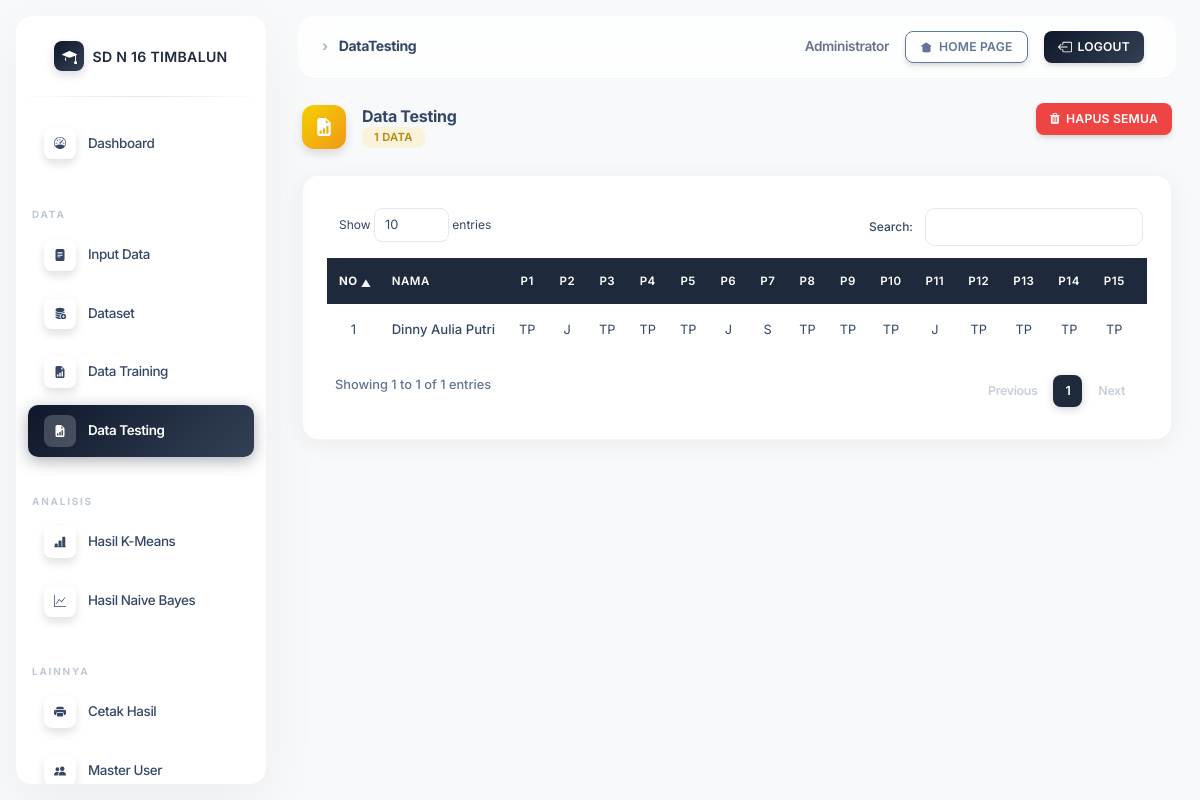
/portal/media.php?module=dataTesting (signed in), run on the app's committed database.
### tables this page shows
CREATE TABLE IF NOT EXISTS `dataset_testing` (
  `id` int(11) NOT NULL AUTO_INCREMENT,
  `nama` varchar(100) NOT NULL,
  `p1` varchar(20) NOT NULL,
  `p2` varchar(20) NOT NULL,
  `p3` varchar(20) NOT NULL,
  `p4` varchar(20) NOT NULL,
  `p5` varchar(20) NOT NULL,
  `p6` varchar(20) NOT NULL,
  `p7` varchar(20) NOT NULL,
  `p8` varchar(20) NOT NULL,
  `p9` varchar(20) NOT NULL,
  `p10` varchar(20) NOT NULL,
  `p11` varchar(20) NOT NULL,
  `p12` varchar(20) NOT NULL,
  `p13` varchar(20) NOT NULL,
  `p14` varchar(20) NOT NULL,
  `p15` varchar(20) NOT NULL,
  `p16` varchar(20) NOT NULL,
  `p17` varchar(20) NOT NULL,
  `p18` varchar(20) NOT NULL,
  `p19` varchar(20) NOT NULL,
  `p20` varchar(20) NOT NULL,
  `jenisData` enum('training','testing') NOT NULL,
  PRIMARY KEY (`id`)
);

### portal/config/function.php (called while the page is built, shortened)
<?php
function jawabanSingkat(string $v): string
{
	$x = strtolower(trim($v));
	$x = str_replace(['_', '-'], ' ', $x);
	$x = preg_replace('/\s+/', ' ', $x);
	return match ($x) {
		'tidak pernah'   => 'TP',
		'jarang'         => 'J',
		'kadang kadang', 'kadang-kadang' => 'KK',
		'sering'         => 'S',
		'sangat sering'  => 'SS',
		'selalu'         => 'SL',
		default => $v,
	};
}

### portal/module/dataTesting/index.php (the view, shortened to what this page needs)
<div class="row">
    <div class="col-sm-12">
        <?php
        include_once __DIR__ . '/../../config/aksi.php';
        $query = mysqli_query($conn, "SELECT * FROM dataset_testing WHERE jenisData='testing'");
        $totalRows = mysqli_num_rows($query);
        ?>
        <div class="d-flex flex-column flex-md-row align-items-start align-items-md-center justify-content-between mb-4">
            <div class="d-flex align-items-center mb-2 mb-md-0">
                <div class="icon icon-shape icon-gradient-warning shadow text-center border-radius-md d-inline-flex align-items-center justify-content-center me-3" style="width:48px;height:48px;">
                </div>
                <div>
                    <h5 class="mb-0" style="font-weight:700;">Data Testing</h5>
                    <p class="mb-0" style="font-size:0.78rem;color:#627594;">
                        <span class="badge" style="background:rgba(251,207,51,0.15);color:#b8860b;font-size:0.7rem;"><?= $totalRows ?> data</span>
                    </p>
                </div>
            </div>
            <form method="post" action="" class="form-hapus-semua">
                <button type="submit" class="btn btn-danger btn-sm" style="border-radius:10px;">
                    <i class="fa fa-trash me-1"></i>Hapus Semua
                </button>
            </form>
        </div>
        <div class="col-sm-12">
            <div class="card">
                <div class="card-body">
                    <div class="table-responsive p-0">
                        <table class="table table-hover align-middle" id="datatablesDataset">
                            <thead class="table-dark">
                                <tr>
                                    <th scope="col" class="text-center" style="width:50px;">No</th>
                                    <th scope="col">Nama</th>
                                    <?php for ($i = 1; $i <= 20; $i++): ?>
                                        <th scope="col" class="text-center">P<?= $i ?></th>
                                    <?php endfor; ?>
                                </tr>
                            </thead>
                            <tbody>
                                <?php if ($totalRows > 0): ?>
                                    <?php $no = 1; ?>
                                    <?php while ($data = mysqli_fetch_assoc($query)): ?>
                                        <tr>
                                            <td class="text-center"><?= $no++ ?></td>
                                            <td style="font-weight:500;"><?= htmlspecialchars($data['nama'] ?? '', ENT_QUOTES, 'UTF-8') ?></td>
                                            <?php for ($i = 1; $i <= 20; $i++):
                                                $col = "p{$i}";
                                            ?>
                                                <td class="text-center" style="font-size:0.8rem;"><?= htmlspecialchars(jawabanSingkat($data[$col] ?? ''), ENT_QUOTES, 'UTF-8') ?></td>
                                            <?php endfor; ?>
                                        </tr>
                                    <?php endwhile; ?>
                                <?php endif; ?>
                            </tbody>
                        </table>
                    </div>
                </div>
            </div>
        </div>

### portal/assets/css/nucleo-svg.css (style rules this page uses)
.icon { display:inline-block;color:#111;height:1em;width:1em }
.icon { fill:currentColor;stroke:none }

### portal/assets/css/themify.css (style rules this page uses)
[class^="icon-"], [class*=" icon-"] { font-family: 'themify'; speak: none; font-style: normal; font-weight: normal; font-variant: normal; text-transform: none; line-height: 1; -webkit-font-smoothing: antialiased; -moz-osx-font-smoothing: grayscale; *margin-right: .3em; }
[class^="icon-"]:before, [class*=" icon-"]:before { text-decoration: inherit; display: inline-block; speak: none; }

### portal/layout/head.php (style rules this page uses)
th { text-align: left; }

### data on the page
dataset_testing: nama "Dinny Aulia Putri", p1 "TP", p2 "J", p3 "TP", p4 "TP", p5 "TP", p6 "J", p7 "S", p8 "TP", p9 "TP", p10 "TP", p11 "J", p12 "TP", p13 "TP", p14 "TP", p15 "TP"

### other printed values
$bread['text'] "DataTesting"
$_SESSION['nama'] "Administrator"
$totalRows "1"
